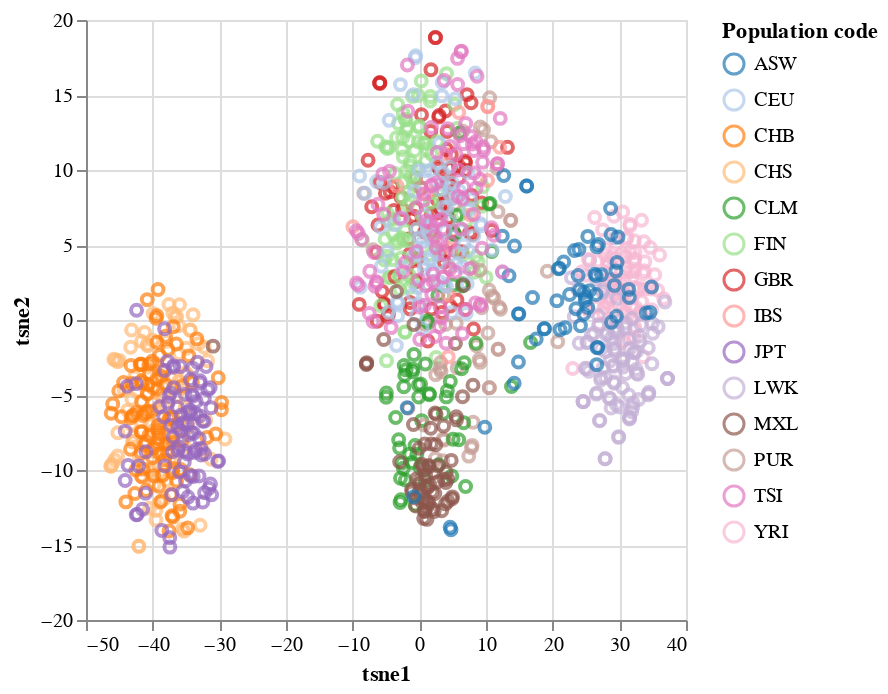

Notebook cell for this chart:
### Code cell
alt.Chart(df_plot).mark_point().encode(
    x='tsne1',
    y='tsne2',
    color=alt.Color('Population code', scale=alt.Scale(scheme='category20'))
)

### Figure 1 — Vega-Lite specification as saved in the notebook (floating-point values rounded to 4 significant figures; data arrays with more than 128 entries replaced by an {"elided": "..."} marker saying what was removed)
{"config": {"view": {"continuousWidth": 300, "continuousHeight": 300}}, "data": {"name": "data-dd8b2fddcc565c40d2f772cd70e8eeb6"}, "mark": {"type": "point"}, "encoding": {"color": {"field": "Population code", "scale": {"scheme": "category20"}, "type": "nominal"}, "x": {"field": "tsne1", "type": "quantitative"}, "y": {"field": "tsne2", "type": "quantitative"}}, "$schema": "https://vega.github.io/schema/vega-lite/v5.8.0.json", "datasets": {"data-dd8b2fddcc565c40d2f772cd70e8eeb6": {"elided": "1092 records"}}}
